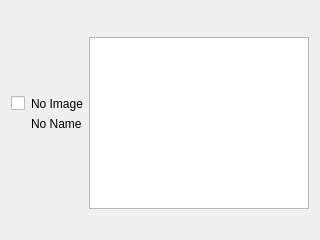
<?xml version="1.0" encoding="UTF-8"?>
<ui version="4.0">
 <class>PCPluginWidget</class>
 <widget class="QWidget" name="PCPluginWidget">
  <property name="geometry">
   <rect>
    <x>0</x>
    <y>0</y>
    <width>320</width>
    <height>240</height>
   </rect>
  </property>
  <property name="windowTitle">
   <string>Form</string>
  </property>
  <layout class="QGridLayout" name="gridLayout">
   <item row="0" column="4">
    <widget class="QLabel" name="authorLabel">
     <property name="text">
      <string/>
     </property>
    </widget>
   </item>
   <item row="2" column="1">
    <widget class="QLabel" name="iconLabel">
     <property name="text">
      <string>No Image</string>
     </property>
    </widget>
   </item>
   <item row="2" column="0">
    <widget class="QCheckBox" name="checkBox">
     <property name="text">
      <string extracomment="Activate Plugin"/>
     </property>
    </widget>
   </item>
   <item row="3" column="1">
    <widget class="QLabel" name="nameLabel">
     <property name="text">
      <string>No Name</string>
     </property>
    </widget>
   </item>
   <item row="1" column="1">
    <spacer name="verticalSpacer">
     <property name="orientation">
      <enum>Qt::Vertical</enum>
     </property>
     <property name="sizeHint" stdset="0">
      <size>
       <width>20</width>
       <height>40</height>
      </size>
     </property>
    </spacer>
   </item>
   <item row="6" column="2" colspan="3">
    <spacer name="horizontalSpacer">
     <property name="orientation">
      <enum>Qt::Horizontal</enum>
     </property>
     <property name="sizeHint" stdset="0">
      <size>
       <width>40</width>
       <height>20</height>
      </size>
     </property>
    </spacer>
   </item>
   <item row="5" column="1">
    <spacer name="verticalSpacer_2">
     <property name="orientation">
      <enum>Qt::Vertical</enum>
     </property>
     <property name="sizeHint" stdset="0">
      <size>
       <width>20</width>
       <height>40</height>
      </size>
     </property>
    </spacer>
   </item>
   <item row="0" column="3">
    <spacer name="horizontalSpacer_2">
     <property name="orientation">
      <enum>Qt::Horizontal</enum>
     </property>
     <property name="sizeHint" stdset="0">
      <size>
       <width>40</width>
       <height>20</height>
      </size>
     </property>
    </spacer>
   </item>
   <item row="1" column="2" rowspan="5" colspan="3">
    <widget class="QTextBrowser" name="descriptionBrowser"/>
   </item>
   <item row="0" column="2">
    <widget class="QLabel" name="titleLabel">
     <property name="text">
      <string/>
     </property>
    </widget>
   </item>
   <item row="4" column="1">
    <widget class="QLabel" name="versionLabel">
     <property name="text">
      <string/>
     </property>
    </widget>
   </item>
  </layout>
 </widget>
 <resources/>
 <connections/>
</ui>
